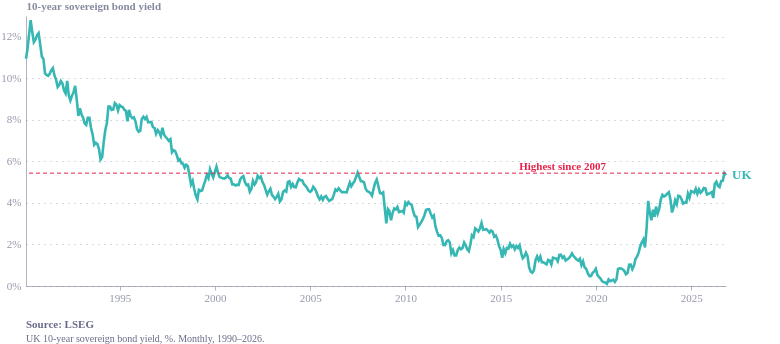

Notebook code cell kept with this figure:
### Code cell
import pandas as pd
import altair as alt
from ecostyles import EcoStyles

styles = EcoStyles(); styles.register_and_enable_theme()

raw = pd.read_excel("../Data/10YT.xlsx")
raw = raw[~raw.iloc[:, 1].astype(str).str.strip().str.lower().eq("close")]

ric_to_country = {"GB10YT=RR":"United Kingdom","US10YT=RR":"United States","DE10YT=RR":"Germany",
    "FR10YT=RR":"France","IT10YT=RR":"Italy","JP10YT=RR":"Japan","CA10YT=RR":"Canada"}
raw = raw.rename(columns={raw.columns[0]:"date"})
raw.columns = ["date"] + [c.split(" ")[0] for c in raw.columns[1:]]
raw = raw.rename(columns=ric_to_country)

raw["date"] = pd.to_datetime(raw["date"], dayfirst=True, errors="coerce")
long = raw.melt(id_vars="date", var_name="country", value_name="yield")
long["yield"] = pd.to_numeric(long["yield"], errors="coerce")
long = long.dropna(subset=["date","yield"]).sort_values("date")
long = (long.set_index("date").groupby("country")["yield"].resample("ME").last()
        .reset_index().dropna(subset=["yield"]))

uk = long[long.country == "United Kingdom"].copy()
uk["series"] = "UK"

color = alt.Color("series:N", legend=None)

uk_line = alt.Chart(uk).mark_line(strokeWidth=2.6).encode(
    x=alt.X("date:T", axis=alt.Axis(format="%Y", tickCount=8), title=None),
    y=alt.Y("yield:Q", scale=alt.Scale(zero=True),
            title="10-year sovereign bond yield",
            axis=alt.Axis(labelExpr="datum.label + '%'")),
    color=color)

uk_label = alt.Chart(uk).mark_text(
    align="left", dx=6, fontSize=13, fontWeight="bold").encode(
    x=alt.X("date:T", aggregate="max"),
    y=alt.Y("yield:Q", aggregate={"argmax": "date"}),
    text=alt.value("UK"), color=color)

# recent peak + "highest since" year
recent = uk[uk["date"] >= "2022-01-01"]
peak_val = recent["yield"].max()
earlier = uk[(uk["date"] < "2021-01-01") & (uk["yield"] >= peak_val)]
since_label = (f"Highest since {earlier['date'].max().year}" if len(earlier)
               else f"Highest since {uk['date'].min().year}")

peak_rule = alt.Chart(pd.DataFrame({"y":[peak_val]})).mark_rule(
    color="#E6224B", strokeDash=[4,3], strokeWidth=1).encode(y="y:Q")

# label on the RIGHT: anchor to max date, right-aligned so it sits at the right edge
peak_txt = alt.Chart(pd.DataFrame({
    "date":[uk["date"].max()], "y":[peak_val], "t":[since_label]})).mark_text(
    align="right", dx=-120, dy=-6, fontSize=11, fontWeight="bold", color="#E6224B").encode(
    x="date:T", y="y:Q", text="t:N")

# --- interactive hover layer ---
hover = alt.selection_point(fields=["date"], nearest=True, on="mouseover", empty=False)
points = alt.Chart(uk).mark_circle(size=60, color="#179FDB").encode(
    x="date:T", y="yield:Q",
    opacity=alt.condition(hover, alt.value(1), alt.value(0)),
    tooltip=[alt.Tooltip("date:T", format="%b %Y"),
             alt.Tooltip("yield:Q", format=".2f", title="Yield %")]
).add_params(hover)

caption = alt.Title(
    text="Source: LSEG",
    subtitle=["UK 10-year sovereign bond yield, %. Monthly, 1990–2026."],
    orient="bottom", anchor="start",
    fontSize=11, subtitleFontSize=10,
    color="#676A86", subtitleColor="#676A86", dy=12)

chart = (
    (uk_line + uk_label + peak_rule + peak_txt + points)
    .properties(width=700, height=270, padding={"right":28}, title=caption)
    .configure(background="white", font="Circular Std")
    .configure_view(fill="transparent", stroke="transparent"))

styles.save(chart, path=".", name="uk_yield", svg=True)
chart.save("uk_yield.png", scale_factor=2)
chart

### Figure 1 — Vega-Lite specification as saved in the notebook (floating-point values rounded to 4 significant figures; data arrays with more than 128 entries replaced by an {"elided": "..."} marker saying what was removed)
{"config": {"font": "Circular Std", "text": {"color": "#676A86", "align": "left", "baseline": "middle", "dx": 7, "dy": 0, "fontSize": 11}, "view": {"stroke": "transparent", "continuousWidth": 400, "continuousHeight": 300, "discreteWidth": 400, "discreteHeight": 300, "fill": "transparent"}, "range": {"category": ["#36B7B4", "#E6224B", "#F4C245", "#0063AF", "#00A767", "#179FDB", "#EB5C2E"], "diverging": ["#E6224B", "#E54753", "#C9C9C9", "#179FDB", "#122B39"], "heatmap": ["#C9C9C9", "#179FDB", "#0063AF", "#122B39"], "ordinal": ["#00A767", "#36B7B4", "#179FDB", "#0063AF", "#243B5A"]}, "bar": {"color": "#179fdb"}, "line": {"color": "#e6224b"}, "rule": {"color": "#676A86"}, "area": {"opacity": 0.3}, "point": {"filled": true, "size": 80, "color": "#e6224b", "opacity": 0.95}, "geoshape": {"stroke": "white", "strokeWidth": 0.3}, "rect": {"fill": "#d6d4d4", "opacity": 0.3}, "axis": {"labelColor": "#676A86", "labelFontSize": 11, "labelFont": "Circular Std", "labelOpacity": 0.7, "tickColor": "#676A86", "tickOpacity": 0.5, "domainColor": "#676A86", "domainOpacity": 0.5, "gridColor": "#676A86", "gridDash": [2, 2], "gridOpacity": 0.5, "title": null, "titleColor": "#676A86", "titleOpacity": 0.8, "tickSize": 4}, "axisXDiscrete": {"grid": false, "labelAngle": 0, "tickCount": 10, "tickOpacity": 0.5, "title": null}, "axisYDiscrete": {"ticks": false, "labelPadding": 5}, "axisXTemporal": {"grid": false, "ticks": true}, "axisXQuantitative": {"grid": true}, "axisYQuantitative": {"gridColor": "#676A86", "gridDash": [1, 5], "gridOpacity": 0.5, "ticks": false, "labelPadding": 5, "tickCount": 8, "titleAngle": 0, "titleAlign": "left", "titleBaseline": "bottom", "titleX": 0, "titleY": -5}, "title": {"color": "#676A86E6", "subtitleColor": "#676A86", "font": "Circular Std", "subtitleFont": "Circular Std", "anchor": "start", "fontSize": 14, "subtitleFontSize": 12, "subtitlePadding": 4, "offset": 0, "frame": "group"}, "legend": {"titleColor": "#122b39", "title": null, "labelColor": "#122b39", "labelFontSize": 11}, "background": "white"}, "layer": [{"mark": {"type": "line", "strokeWidth": 2.6}, "encoding": {"color": {"field": "series", "legend": null, "type": "nominal"}, "x": {"axis": {"format": "%Y", "tickCount": 8}, "field": "date", "title": null, "type": "temporal"}, "y": {"axis": {"labelExpr": "datum.label + '%'"}, "field": "yield", "scale": {"zero": true}, "title": "10-year sovereign bond yield", "type": "quantitative"}}}, {"mark": {"type": "text", "align": "left", "dx": 6, "fontSize": 13, "fontWeight": "bold"}, "encoding": {"color": {"field": "series", "legend": null, "type": "nominal"}, "text": {"value": "UK"}, "x": {"aggregate": "max", "field": "date", "type": "temporal"}, "y": {"aggregate": {"argmax": "date"}, "field": "yield", "type": "quantitative"}}}, {"data": {"name": "data-7e30db1a05c0455156ae331808462f6e"}, "mark": {"type": "rule", "color": "#E6224B", "strokeDash": [4, 3], "strokeWidth": 1}, "encoding": {"y": {"field": "y", "type": "quantitative"}}}, {"data": {"name": "data-fd3d66f7ddcda9ca3361a244b66a43aa"}, "mark": {"type": "text", "align": "right", "color": "#E6224B", "dx": -120, "dy": -6, "fontSize": 11, "fontWeight": "bold"}, "encoding": {"text": {"field": "t", "type": "nominal"}, "x": {"field": "date", "type": "temporal"}, "y": {"field": "y", "type": "quantitative"}}}, {"data": {"name": "data-8238795e94c88b47d39187c1dbdc83eb"}, "mark": {"type": "circle", "color": "#179FDB", "size": 60}, "encoding": {"opacity": {"condition": {"param": "param_a239a2f221911962", "value": 1, "empty": false}, "value": 0}, "tooltip": [{"field": "date", "format": "%b %Y", "type": "temporal"}, {"field": "yield", "format": ".2f", "title": "Yield %", "type": "quantitative"}], "x": {"field": "date", "type": "temporal"}, "y": {"field": "yield", "type": "quantitative"}}, "name": "view_940bea027c11db6e_4"}], "data": {"name": "data-8238795e94c88b47d39187c1dbdc83eb"}, "height": 270, "padding": {"right": 28}, "params": [{"name": "param_a239a2f221911962", "select": {"type": "point", "fields": ["date"], "nearest": true, "on": "mouseover"}, "views": ["view_940bea027c11db6e_4"]}], "title": {"text": "Source: LSEG", "anchor": "start", "color": "#676A86", "dy": 12, "fontSize": 11, "orient": "bottom", "subtitle": ["UK 10-year sovereign bond yield, %. Monthly, 1990–2026."], "subtitleColor": "#676A86", "subtitleFontSize": 10}, "width": 700, "$schema": "https://vega.github.io/schema/vega-lite/v6.4.1.json", "datasets": {"data-8238795e94c88b47d39187c1dbdc83eb": {"elided": "442 records"}, "data-7e30db1a05c0455156ae331808462f6e": [{"y": 5.434}], "data-fd3d66f7ddcda9ca3361a244b66a43aa": [{"date": "2026-10-31T00:00:00", "y": 5.434, "t": "Highest since 2007"}]}}
